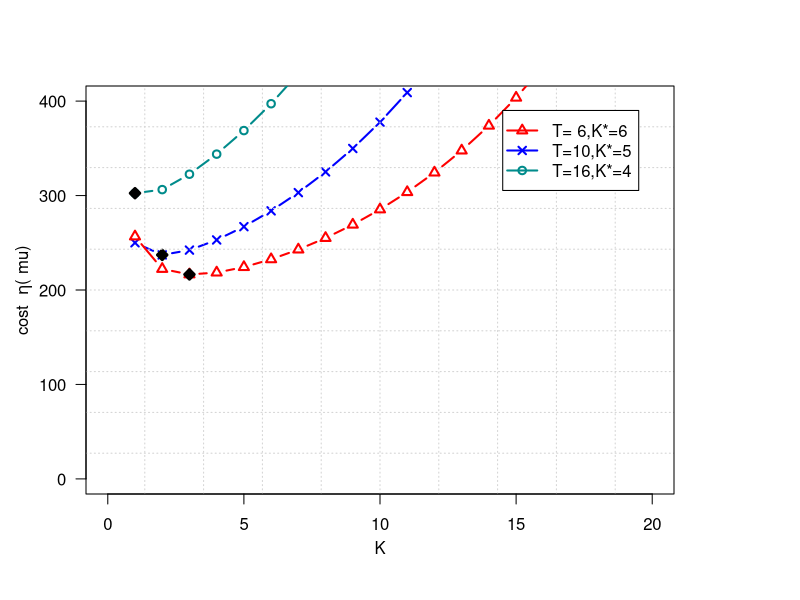

Here is the R script that generated this plot:
# MINIMAL REPAIR - Road intervention
#------------------------------------------------------
###            INPUT      ........................
rm(list=ls())
Imin=15
alpha=0.15
Ipi=500
Ici=1000
T=20
K=30
mnfr<-array(dim=c(T,K)) #mean number of failure
tcnk<-array(dim=c(T,K))   	#total cost (item n, time t, interval k)
tcnke<-array(dim=c(T,K))  #total cost extended (item n, time t, interval k)
eta_part<-array(dim=c(T,K))   #cost per unit time (item n, time t, interval k)
A<-array(dim=c(T,K))
B<-array(dim=c(T,K))
C<-array(dim=c(T,K))
h<-matrix(nrow=T) #deterioration function
for (k in 1:K){
  for (t in 1:T){
    h[t]=t^2
    mnfr[t,k]<-exp((k-1)*alpha)
    if (k==1){
      tcnk[t,k]<-mnfr[t,k]
    } else {
      tcnk[t,k]<-tcnk[t,(k-1)]+mnfr[t,k]
    }
    
    A[t,k]=(Imin*h[t]*tcnk[t,k])/(k*t)
    B[t,k]=(k-1)*Ipi/(k*t)
    C[t,k]=Ici/(k*t)
    eta_part[t,k]<-A[t,k]+B[t,k]+C[t,k]
  }
}
results=data.frame(A[16,],B[16,],C[16,],eta_part[16,])
file.remove("results.csv")
file.create("results.csv")
write.table(results, file="results.csv", sep = ",", append = TRUE,col.names = FALSE)
plot.new()
par(mar=c(5, 4, 4, 6) + 0.3)
yunit=400
xunit=20
plot(eta_part[10,],type="b",lwd=2,col="blue",ylab="",xlab="",xlim=c(0,xunit),ylim=c(0,yunit),axes=FALSE,lty=1,pch=4) 
axis(2,c(seq(0,yunit,by=100)),c(seq(0,yunit,by=100)), las=1)
axis(1,c(seq(0,xunit,by=5)),c(seq(0,xunit,by=5)))
mtext(expression(paste("K")),side=1,col="black",line=2.2) 
mtext(expression(paste('cost  ',eta, '(',' mu)')),side=2,col="black",line=2.5)
points(which.min(eta_part[10,]),min(eta_part[10,]),pch=23,bg="black",lwd=3)
grid(10, 10, col = "lightgray", lty = "dotted",lwd = par("lwd"), equilogs = TRUE)
box()
par(new=TRUE)
plot(eta_part[6,],type="b",lwd=2,col="red",ylab="",xlab="",xlim=c(0,xunit),ylim=c(0,yunit),axes=FALSE,lty=1,pch=2) 
points(which.min(eta_part[6,]),min(eta_part[6,]),pch=23,bg="black",lwd=3)
par(new=TRUE)
plot(eta_part[16,],type="b",lwd=2,col="cyan4",ylab="",xlab="",xlim=c(0,xunit),ylim=c(0,yunit),axes=FALSE,lty=1,pch=1) 
points(which.min(eta_part[16,]),min(eta_part[16,]),pch=23,bg="black",lwd=3)
legend("topright",inset=.06,legend=c("T= 6,K*=6","T=10,K*=5","T=16,K*=4"),lty=c(1,1,1), lwd=c(2,2,2),col=c("red","blue","cyan4") ,cex=1,y.intersp=1,box.lwd='1',pch=c(2,4,1))
print(which.min(eta_part[6,]))
print(which.min(eta_part[10,]))
print(which.min(eta_part[16,]))
